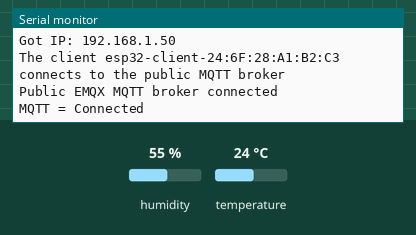
This sketch was run on a simulated ESP8266 (Wemos D1 mini). Parts: the last lines printed to the serial monitor. The test bench sets the inputs (shaded band); at power-on: humidity 55 %, temperature 24 °C. WiFi joins after 1.5 s; servers stay silent unless stated; no MQTT or app messages arrive unless stated; not simulated (calls return 0 or success): arduino_secrets.h.

Above: at 3.2 s.
3.3 s: humidity set to 22 %
At 8.0 s:
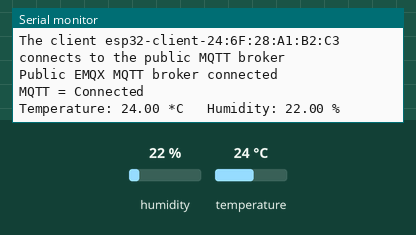
13.6 s: temperature set to 12 °C
At 17.5 s:
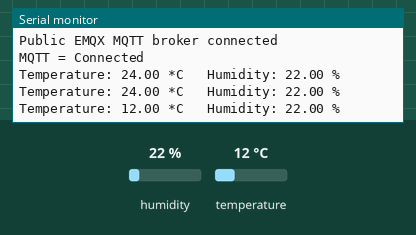
21.1 s: humidity set to 40 %
At 22.8 s:
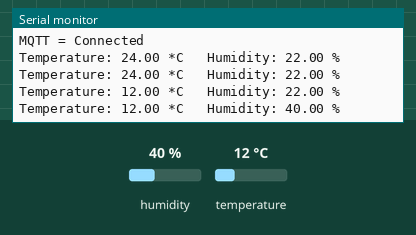

Measured:
- after the input at 3.3 s, the serial monitor: prints a new line after 3.8 s (image 1)
- after the input at 13.6 s, the serial monitor: prints a new line after 3.6 s (image 2)
- after the input at 21.1 s, the serial monitor: prints a new line after 1.1 s (image 3)

The sketch:

HTU21d.ino
```cpp
 /*
 *     Project    : HTU21d to Home Assistant by MQTT
 *     Versie     : 1.0
 *     Datum      : 03-2024
 *     Schrijver  : Ap Matteman
 *
 *     Versie 1.0 : basic
 *
 */

#include <ESP8266WiFi.h>         // For WiFi
#include <PubSubClient.h>        // For MQTT
#include <Wire.h>                // For the HTU21d sensor
#include <Adafruit_HTU21DF.h>    // For the HTU21d sensor
#include "arduino_secrets.h"     // My Passwords

// Connecting:
// Board:                         SDA         SCL
//   ESP8266 ESP-01:..............GPIO0/D5    GPIO2/D3
//   NodeMCU 1.0, WeMos D1 Mini...GPIO4/D2    GPIO5/D1


// For the HTU21d sensor
Adafruit_HTU21DF HTU21d = Adafruit_HTU21DF();


// WiFi
const char *ssid = YourSSID; // Enter your Wi-Fi name
const char *password = YourWiFiPassWord;  // Enter Wi-Fi password

// MQTT Broker
const char *mqtt_broker = YourMQTTserver;
const char *mqtt_username = YourMQTTuser;
const char *mqtt_password = YourMQTTpassword;
const int mqtt_port = 1883;
int WiFiTry = 0;                // nr of times the WiFi is not available
int MQTTtry = 0;                // nr of times the MQTT is not available
WiFiClient espClient;
PubSubClient MQTTclient(espClient);


void Connect2WiFi() {
  //Connect with WiFi network
  WiFiTry = 0;
   WiFi.begin(ssid, password);
   Serial.println("Connecting to WiFi");
  //Try to connect to WiFi for 11 times
  while (WiFi.status() != WL_CONNECTED && WiFiTry < 11) {

    ++WiFiTry;
    // Serial.print("WiFi status: ");; Serial.println(WiFi.status());
    // Serial.print("WiFiTry: ");; Serial.println(WiFiTry);
    delay(1000);
  }
  Serial.println("");
  Serial.print("WiFiTry: ");; Serial.println(WiFiTry);
  Serial.print("Got IP: ");  Serial.println(WiFi.localIP());

}

void Connect2MQTT(){
  //connecting to a mqtt broker
  MQTTtry = 0;
  while ((!MQTTclient.connected() && MQTTtry < 16)) {
      String client_id = "esp32-client-";
      client_id += String(WiFi.macAddress());
      Serial.printf("The client %s connects to the public MQTT broker\n", client_id.c_str());
      if (MQTTclient.connect(client_id.c_str(), mqtt_username, mqtt_password)) {
          Serial.println("Public EMQX MQTT broker connected");
          break;
      } else {
          Serial.print("failed with state ");
          Serial.print(MQTTclient.state());
          delay(2000);
      }
      ++MQTTtry;
      Serial.print("#");
  }
   // Subscribe, voor iedere Topic een regel. Wildcards werken (momenteel) niet :(
  MQTTclient.subscribe("lora/testlights/power");
  Serial.println("MQTT = Connected");
}

void setup() {
  // put your setup code here, to run once:
  // Set software serial baud to 115200;
  Serial.begin(115200);

 if (!HTU21d.begin()) {
    Serial.println("Couldn't find sensor!");
    while (1);
  }

  //Connect to WiFi and MQTT
  WiFi.begin(ssid, password);
  Connect2WiFi();
  MQTTclient.setServer(mqtt_broker, mqtt_port);
  Connect2MQTT();

}

void loop() {
  // put your main code here, to run repeatedly:
  float Temperature;
  float Humidity;
  delay(5000);  // Wait 5 seconds

  Temperature = HTU21d.readTemperature();
  Humidity = HTU21d.readHumidity();
  // Writing to serial port
  Serial.println();
  Serial.print("Temperature: "); Serial.print(Temperature); Serial.print(" *C   ");
  Serial.print("Humidity: "); Serial.print(Humidity); Serial.print(" %");
  MQTTclient.publish("MQTT/Test/Temperature", String(Temperature).c_str());
  MQTTclient.publish("MQTT/Test/Humidity", String(Humidity).c_str());

}
```
